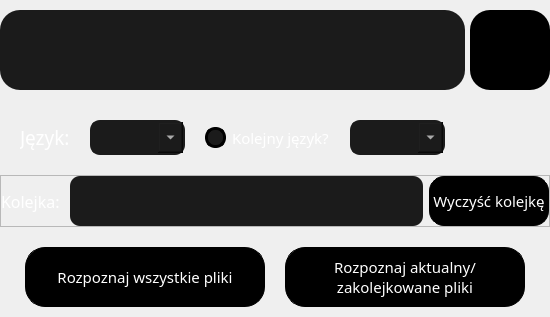
                  <widget class="QFrame" name="FrameContentLeftSide">
                   <property name="minimumSize">
                    <size>
                     <width>550</width>
                     <height>300</height>
                    </size>
                   </property>
                   <property name="frameShape">
                    <enum>QFrame::NoFrame</enum>
                   </property>
                   <property name="frameShadow">
                    <enum>QFrame::Raised</enum>
                   </property>
                   <layout class="QVBoxLayout" name="verticalLayout_9">
                    <property name="spacing">
                     <number>20</number>
                    </property>
                    <property name="leftMargin">
                     <number>0</number>
                    </property>
                    <property name="topMargin">
                     <number>0</number>
                    </property>
                    <property name="rightMargin">
                     <number>0</number>
                    </property>
                    <property name="bottomMargin">
                     <number>0</number>
                    </property>
                    <item>
                     <widget class="QFrame" name="FrameChooseFiles">
                      <property name="minimumSize">
                       <size>
                        <width>0</width>
                        <height>100</height>
                       </size>
                      </property>
                      <property name="frameShape">
                       <enum>QFrame::NoFrame</enum>
                      </property>
                      <property name="frameShadow">
                       <enum>QFrame::Raised</enum>
                      </property>
                      <layout class="QHBoxLayout" name="horizontalLayout_3">
                       <property name="spacing">
                        <number>5</number>
                       </property>
                       <property name="leftMargin">
                        <number>0</number>
                       </property>
                       <property name="topMargin">
                        <number>0</number>
                       </property>
                       <property name="rightMargin">
                        <number>0</number>
                       </property>
                       <property name="bottomMargin">
                        <number>0</number>
                       </property>
                       <item>
                        <widget class="QPlainTextEdit" name="plainTextEditFilePathImage">
                         <property name="minimumSize">
                          <size>
                           <width>300</width>
                           <height>80</height>
                          </size>
                         </property>
                         <property name="maximumSize">
                          <size>
                           <width>16777215</width>
                           <height>80</height>
                          </size>
                         </property>
                         <property name="font">
                          <font>
                           <family>Impact</family>
                           <pointsize>10</pointsize>
                          </font>
                         </property>
                         <property name="styleSheet">
                          <string notr="true">background-color: rgb(27, 27, 27);
color: rgb(255, 255, 255);
 border-radius:20px;</string>
                         </property>
                         <property name="frameShape">
                          <enum>QFrame::NoFrame</enum>
                         </property>
                         <property name="readOnly">
                          <bool>true</bool>
                         </property>
                        </widget>
                       </item>
                       <item>
                        <widget class="QPushButton" name="btnChooseFIlesImage">
                         <property name="minimumSize">
                          <size>
                           <width>80</width>
                           <height>80</height>
                          </size>
                         </property>
                         <property name="font">
                          <font>
                           <weight>75</weight>
                           <bold>true</bold>
                           <kerning>true</kerning>
                          </font>
                         </property>
                         <property name="contextMenuPolicy">
                          <enum>Qt::DefaultContextMenu</enum>
                         </property>
                         <property name="autoFillBackground">
                          <bool>false</bool>
                         </property>
                         <property name="styleSheet">
                          <string notr="true">QPushButton{
	color: rgb(255, 255, 255);
	background-color: rgb(0, 0, 0);
	border: 0px solid;
 border-radius:20px;


}

QPushButton:hover{
background-color: rgb(85, 170, 255);
}</string>
                         </property>
                         <property name="text">
                          <string/>
                         </property>
                         <property name="icon">
                          <iconset>
                           <normaloff>Icons/computer-folder-open.png</normaloff>Icons/computer-folder-open.png</iconset>
                         </property>
                         <property name="iconSize">
                          <size>
                           <width>50</width>
                           <height>50</height>
                          </size>
                         </property>
                         <property name="autoRepeat">
                          <bool>false</bool>
                         </property>
                        </widget>
                       </item>
                      </layout>
                     </widget>
                    </item>
                    <item>
                     <widget class="QFrame" name="FrameChoosingLanguage">
                      <property name="sizePolicy">
                       <sizepolicy hsizetype="Expanding" vsizetype="Expanding">
                        <horstretch>0</horstretch>
                        <verstretch>0</verstretch>
                       </sizepolicy>
                      </property>
                      <property name="minimumSize">
                       <size>
                        <width>0</width>
                        <height>0</height>
                       </size>
                      </property>
                      <property name="frameShape">
                       <enum>QFrame::NoFrame</enum>
                      </property>
                      <property name="frameShadow">
                       <enum>QFrame::Raised</enum>
                      </property>
                      <layout class="QHBoxLayout" name="horizontalLayout_11">
                       <property name="spacing">
                        <number>20</number>
                       </property>
                       <property name="leftMargin">
                        <number>20</number>
                       </property>
                       <property name="topMargin">
                        <number>0</number>
                       </property>
                       <property name="rightMargin">
                        <number>0</number>
                       </property>
                       <property name="bottomMargin">
                        <number>0</number>
                       </property>
                       <item>
                        <layout class="QHBoxLayout" name="horizontalLayout_10">
                         <item>
                          <widget class="QLabel" name="label_2">
                           <property name="font">
                            <font>
                             <family>Impact</family>
                             <pointsize>11</pointsize>
                            </font>
                           </property>
                           <property name="styleSheet">
                            <string notr="true">color: rgb(255, 255, 255);</string>
                           </property>
                           <property name="text">
                            <string>&lt;html&gt;&lt;head/&gt;&lt;body&gt;&lt;p&gt;&lt;span style=&quot; font-size:14pt;&quot;&gt;Język:&lt;/span&gt;&lt;/p&gt;&lt;/body&gt;&lt;/html&gt;</string>
                           </property>
                          </widget>
                         </item>
                         <item>
                          <widget class="QComboBox" name="comboBoxLanguageImage">
                           <property name="minimumSize">
                            <size>
                             <width>35</width>
                             <height>35</height>
                            </size>
                           </property>
                           <property name="font">
                            <font>
                             <family>Impact</family>
                             <pointsize>10</pointsize>
                            </font>
                           </property>
                           <property name="styleSheet">
                            <string notr="true">QComboBox{
color:rgb(255, 255, 255);
	background-color: rgb(27, 27, 27);
	border-radius: 10px;
	border: 2px solid rgb(27, 27, 27);
	padding: 5px;
	padding-left: 10px;
}
QComboBox:hover{
	border: 2px solid rgb(27, 27, 27);
}
QComboBox::drop-down {
color:rgb(255, 255, 255);

	width: 25px; 

 }

QComboBox QAbstractItemView {
	color: rgb(255, 255, 255);
	background-color: rgb(27, 27, 27);
	padding: 10px;
	selection-background-color: rgb(27, 27, 27);
}</string>
                           </property>
                          </widget>
                         </item>
                        </layout>
                       </item>
                       <item>
                        <widget class="QCheckBox" name="checkBoxSecondLanguageImage">
                         <property name="font">
                          <font>
                           <family>Impact</family>
                           <pointsize>11</pointsize>
                          </font>
                         </property>
                         <property name="styleSheet">
                          <string notr="true">QCheckBox {
color: rgb(255, 255, 255);
}


QCheckBox::indicator {
   border: 3px solid rgb(0, 0, 0);
width: 15px;
height: 15px;
	border-radius: 10px;
 background: rgb(27, 27, 27);
}
QCheckBox::indicator:hover {
    border: 3px solid rgb(0, 0, 0);
color: rgb(85, 170, 255);
}
QCheckBox::indicator:checked {
    background: 3px solid rgb(85, 170, 255);
	border: 3px solid rgb(0, 0, 0);
}</string>
                         </property>
                         <property name="text">
                          <string>Kolejny język?</string>
                         </property>
                        </widget>
                       </item>
                       <item>
                        <layout class="QHBoxLayout" name="horizontalLayout_5">
                         <item>
                          <widget class="QComboBox" name="comboBoxSecondLanguageImage">
                           <property name="minimumSize">
                            <size>
                             <width>35</width>
                             <height>35</height>
                            </size>
                           </property>
                           <property name="font">
                            <font>
                             <family>Impact</family>
                             <pointsize>10</pointsize>
                            </font>
                           </property>
                           <property name="styleSheet">
                            <string notr="true">QComboBox{
color:rgb(255, 255, 255);
	background-color: rgb(27, 27, 27);
	border-radius: 10px;
	border: 2px solid rgb(27, 27, 27);
	padding: 5px;
	padding-left: 10px;
}
QComboBox:hover{
	border: 2px solid rgb(27, 27, 27);
}
QComboBox::drop-down {
color:rgb(255, 255, 255);

	width: 25px; 

 }

QComboBox QAbstractItemView {
	color: rgb(255, 255, 255);
	background-color: rgb(27, 27, 27);
	padding: 10px;
	selection-background-color: rgb(27, 27, 27);
}</string>
                           </property>
                          </widget>
                         </item>
                        </layout>
                       </item>
                       <item>
                        <spacer name="horizontalSpacer">
                         <property name="orientation">
                          <enum>Qt::Horizontal</enum>
                         </property>
                         <property name="sizeHint" stdset="0">
                          <size>
                           <width>40</width>
                           <height>20</height>
                          </size>
                         </property>
                        </spacer>
                       </item>
                      </layout>
                     </widget>
                    </item>
                    <item>
                     <widget class="QFrame" name="FrameQueue">
                      <property name="sizePolicy">
                       <sizepolicy hsizetype="Expanding" vsizetype="Expanding">
                        <horstretch>0</horstretch>
                        <verstretch>0</verstretch>
                       </sizepolicy>
                      </property>
                      <property name="minimumSize">
                       <size>
                        <width>0</width>
                        <height>30</height>
                       </size>
                      </property>
                      <property name="maximumSize">
                       <size>
                        <width>16777215</width>
                        <height>1000</height>
                       </size>
                      </property>
                      <property name="font">
                       <font>
                        <family>Impact</family>
                        <pointsize>10</pointsize>
                       </font>
                      </property>
                      <property name="frameShape">
                       <enum>QFrame::StyledPanel</enum>
                      </property>
                      <property name="frameShadow">
                       <enum>QFrame::Raised</enum>
                      </property>
                      <layout class="QHBoxLayout" name="horizontalLayout_8">
                       <property name="leftMargin">
                        <number>0</number>
                       </property>
                       <property name="topMargin">
                        <number>0</number>
                       </property>
                       <property name="rightMargin">
                        <number>0</number>
                       </property>
                       <property name="bottomMargin">
                        <number>0</number>
                       </property>
                       <item>
                        <widget class="QLabel" name="label">
                         <property name="maximumSize">
                          <size>
                           <width>70</width>
                           <height>16777215</height>
                          </size>
                         </property>
                         <property name="font">
                          <font>
                           <family>Impact</family>
                           <pointsize>12</pointsize>
                          </font>
                         </property>
                         <property name="styleSheet">
                          <string notr="true">color: rgb(255, 255, 255);</string>
                         </property>
                         <property name="text">
                          <string>Kolejka: </string>
                         </property>
                        </widget>
                       </item>
                       <item>
                        <widget class="QTextEdit" name="textEditQueueImage">
                         <property name="minimumSize">
                          <size>
                           <width>0</width>
                           <height>30</height>
                          </size>
                         </property>
                         <property name="maximumSize">
                          <size>
                           <width>16777215</width>
                           <height>50</height>
                          </size>
                         </property>
                         <property name="font">
                          <font>
                           <family>Impact</family>
                           <pointsize>10</pointsize>
                          </font>
                         </property>
                         <property name="styleSheet">
                          <string notr="true">QTextEdit {
background-color: rgb(27, 27, 27);
color: rgb(255, 255, 255);
 border-radius:10px;}

QScrollBar:vertical {
border: none;
 background: rgb(27, 27, 27);
width: 14px;
margin: 5px 0 5px 0;
border-radius: 0px;
}
QScrollBar::handle:vertical {
background: rgb(0, 0, 0);
min-height: 25px;
border-radius: 7px
 }
QScrollBar::add-line:vertical {
     border: none;
   background: rgb(27, 27, 27);
    height: 10px;
  subcontrol-position: bottom;
border-bottom-right-radius: 10px;
 subcontrol-origin: margin;
}
QScrollBar::sub-line:vertical {
	border: none;
   background:rgb(27, 27, 27);
     height: 20px;
border-top-right-radius: 10px;
    subcontrol-position: top;
  subcontrol-origin: margin;
 }
QScrollBar::up-arrow:vertical, QScrollBar::down-arrow:vertical {
     background: none;
}

QScrollBar::add-page:vertical, QScrollBar::sub-page:vertical {
     background: none;
 }</string>
                         </property>
                        </widget>
                       </item>
                       <item>
                        <widget class="QPushButton" name="btnClearQueueImage">
                         <property name="sizePolicy">
                          <sizepolicy hsizetype="Minimum" vsizetype="Expanding">
                           <horstretch>0</horstretch>
                           <verstretch>0</verstretch>
                          </sizepolicy>
                         </property>
                         <property name="minimumSize">
                          <size>
                           <width>120</width>
                           <height>30</height>
                          </size>
                         </property>
                         <property name="maximumSize">
                          <size>
                           <width>50</width>
                           <height>50</height>
                          </size>
                         </property>
                         <property name="font">
                          <font>
                           <family>Impact</family>
                           <pointsize>11</pointsize>
                           <weight>50</weight>
                           <bold>false</bold>
                           <kerning>true</kerning>
                          </font>
                         </property>
                         <property name="contextMenuPolicy">
                          <enum>Qt::DefaultContextMenu</enum>
                         </property>
                         <property name="autoFillBackground">
                          <bool>false</bool>
                         </property>
                         <property name="styleSheet">
                          <string notr="true">QPushButton{
	color: rgb(255, 255, 255);
	background-color: rgb(0, 0, 0);
	border: 0px solid;
 border-style: solid;
 border-width:1px;
 border-radius:15px;


}
QPushButton:hover{
background-color: rgb(85, 170, 255);
}</string>
                         </property>
                         <property name="text">
                          <string>Wyczyść kolejkę</string>
                         </property>
                         <property name="iconSize">
                          <size>
                           <width>30</width>
                           <height>30</height>
                          </size>
                         </property>
                         <property name="autoRepeat">
                          <bool>false</bool>
                         </property>
                        </widget>
                       </item>
                      </layout>
                     </widget>
                    </item>
                    <item alignment="Qt::AlignHCenter">
                     <widget class="QFrame" name="FrameRecognizeButtons">
                      <property name="sizePolicy">
                       <sizepolicy hsizetype="Expanding" vsizetype="Expanding">
                        <horstretch>0</horstretch>
                        <verstretch>0</verstretch>
                       </sizepolicy>
                      </property>
                      <property name="minimumSize">
                       <size>
                        <width>500</width>
                        <height>0</height>
                       </size>
                      </property>
                      <property name="maximumSize">
                       <size>
                        <width>16777215</width>
                        <height>1000</height>
                       </size>
                      </property>
                      <property name="frameShape">
                       <enum>QFrame::NoFrame</enum>
                      </property>
                      <property name="frameShadow">
                       <enum>QFrame::Raised</enum>
                      </property>
                      <layout class="QHBoxLayout" name="horizontalLayout_6">
                       <property name="spacing">
                        <number>20</number>
                       </property>
                       <property name="leftMargin">
                        <number>0</number>
                       </property>
                       <property name="topMargin">
                        <number>0</number>
                       </property>
                       <property name="rightMargin">
                        <number>0</number>
                       </property>
                       <property name="bottomMargin">
                        <number>10</number>
                       </property>
                       <item>
                        <widget class="QPushButton" name="btnRecognizeAllImage">
                         <property name="sizePolicy">
                          <sizepolicy hsizetype="Minimum" vsizetype="Expanding">
                           <horstretch>0</horstretch>
                           <verstretch>0</verstretch>
                          </sizepolicy>
                         </property>
                         <property name="minimumSize">
                          <size>
                           <width>0</width>
                           <height>0</height>
                          </size>
                         </property>
                         <property name="maximumSize">
                          <size>
                           <width>16777215</width>
                           <height>1000</height>
                          </size>
                         </property>
                         <property name="font">
                          <font>
                           <family>Impact</family>
                           <pointsize>11</pointsize>
                           <weight>50</weight>
                           <bold>false</bold>
                           <kerning>true</kerning>
                          </font>
                         </property>
                         <property name="contextMenuPolicy">
                          <enum>Qt::DefaultContextMenu</enum>
                         </property>
                         <property name="autoFillBackground">
                          <bool>false</bool>
                         </property>
                         <property name="styleSheet">
                          <string notr="true">QPushButton{
	color: rgb(255, 255, 255);
	background-color: rgb(0, 0, 0);
border: 0px solid;
 border-style: solid;
 border-width:1px;
 border-radius:20px;
}

QPushButton:hover{
background-color: rgb(85, 170, 255);
}</string>
                         </property>
                         <property name="text">
                          <string>Rozpoznaj wszystkie pliki</string>
                         </property>
                         <property name="autoRepeat">
                          <bool>false</bool>
                         </property>
                        </widget>
                       </item>
                       <item>
                        <widget class="QPushButton" name="btnRecognizeCurrentImage">
                         <property name="sizePolicy">
                          <sizepolicy hsizetype="Minimum" vsizetype="Expanding">
                           <horstretch>0</horstretch>
                           <verstretch>0</verstretch>
                          </sizepolicy>
                         </property>
                         <property name="minimumSize">
                          <size>
                           <width>0</width>
                           <height>60</height>
                          </size>
                         </property>
                         <property name="maximumSize">
                          <size>
                           <width>16777215</width>
                           <height>1000</height>
                          </size>
                         </property>
                         <property name="font">
                          <font>
                           <family>Impact</family>
                           <pointsize>11</pointsize>
                          </font>
                         </property>
                         <property name="contextMenuPolicy">
                          <enum>Qt::DefaultContextMenu</enum>
                         </property>
                         <property name="autoFillBackground">
                          <bool>false</bool>
                         </property>
                         <property name="styleSheet">
                          <string notr="true">QPushButton{
	color: rgb(255, 255, 255);
	background-color: rgb(0, 0, 0);
	border: 0px solid;
 border-style: solid;
 border-width:1px;
 border-radius:20px;


}

QPushButton:hover{
background-color: rgb(85, 170, 255);
}</string>
                         </property>
                         <property name="text">
                          <string>Rozpoznaj aktualny/ 
zakolejkowane pliki</string>
                         </property>
                         <property name="autoRepeat">
                          <bool>false</bool>
                         </property>
                        </widget>
                       </item>
                      </layout>
                     </widget>
                    </item>
                   </layout>
                  </widget>
